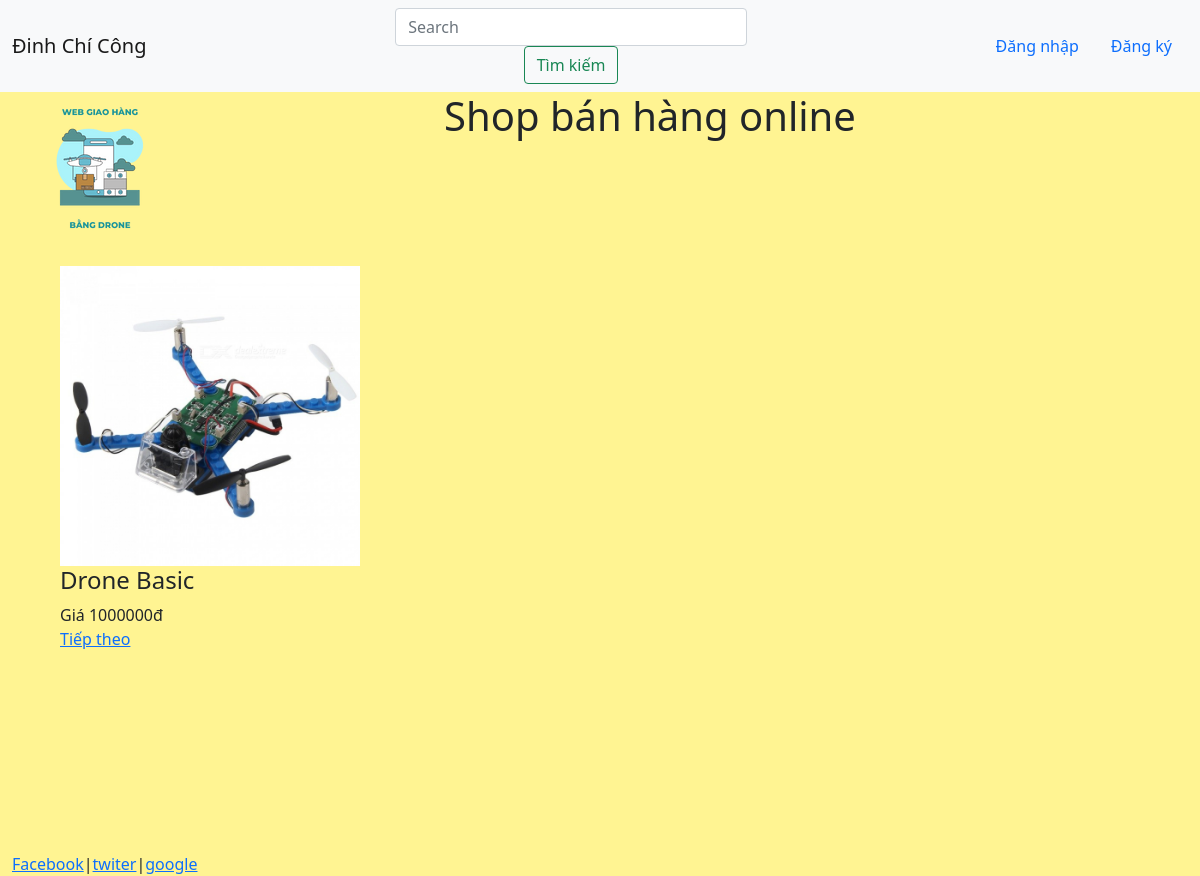
The page / on the database its author committed.
### home/models.py (models this page shows, shortened)
class Product(models.Model):
    name = models.CharField(max_length = 200)
    image = models.ImageField(null = True)
    price = models.IntegerField()
    number = models.IntegerField()
    infomation = models.TextField()
    location = models.TextField()

### home/views.py (the view)
# urls.py: path('', views.ProductListView.as_view(), name = 'home'),
class ProductListView(ListView):
    queryset = Product.objects.all()
    template_name = 'pages/home.html'
    context_object_name = 'Products'
    paginate_by = 1

### home/templates/pages/home.html (shortened to what this page needs)
{% extends "pages/base.html" %}
{% block content %}
<div class="container-fluid">
    <div class="row">
        {% for product in Products %}
        <div class="col-sm-4">
            <a href="/{{product.id}}"><img src="{{product.image.url}}" alt="Sun-asterisk" style="width:300px;height:300px;"> </a>
            <h4>{{product.name}}</h4>
            Giá {{product.price}}đ
        </div>
        {% endfor %}
        <br/>
        {% if page_obj.has_next %}
        <a href="{{request.path}}?page={{page_obj.next_page_number}}"> Tiếp theo </a>
        {% endif %}
    </div>
</div>
{% endblock %}

### home/templates/pages/base.html (style rules this page uses)
html, body { height: 100%; background-color: #fff492 }

### rows shown on the page
Product: image (picture), name "Drone Basic", price "1000000"
